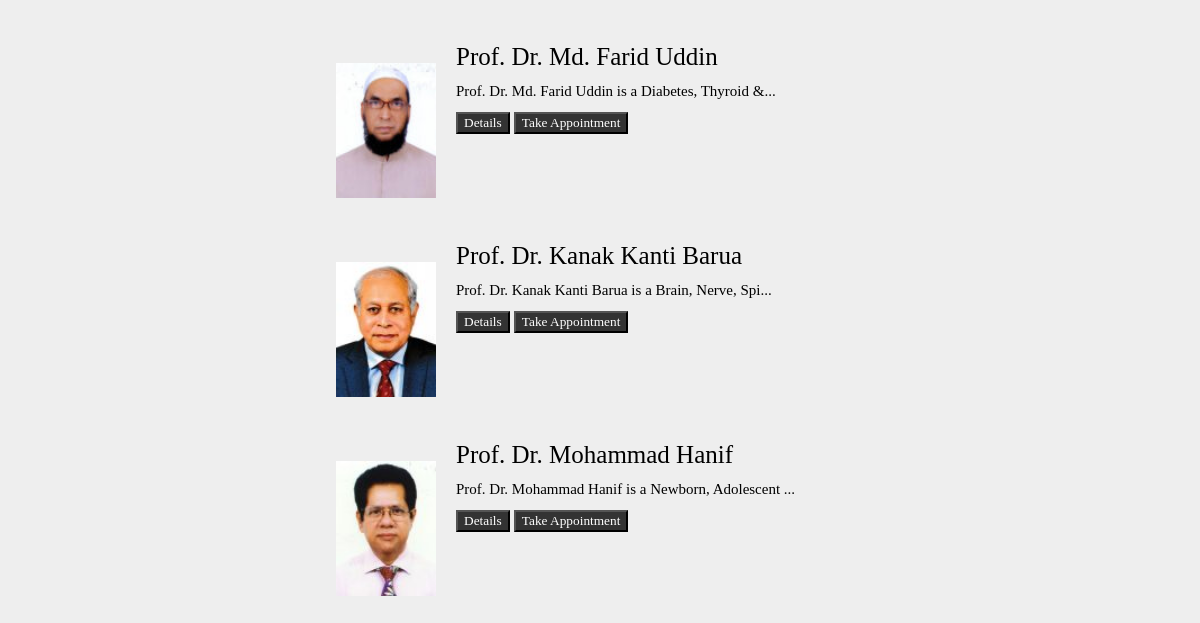
/articles/ (lower part), run on an earlier commit of the app's database.
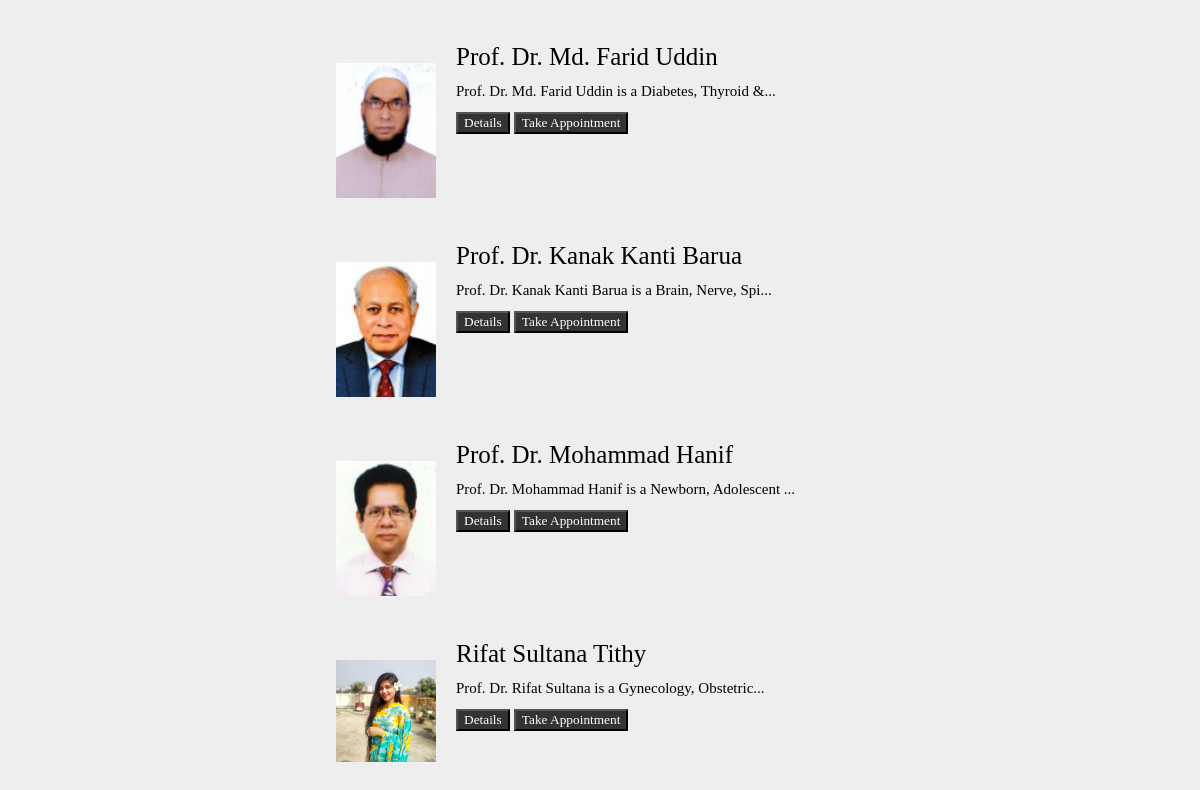
And on a later commit of the database.
### articles/models.py (models this page shows, shortened)
class Article(models.Model):
    title = models.CharField(max_length=100)
    sluge = models.SlugField()
    experties = models.TextField()
    body = models.TextField()
    date = models.DateTimeField(auto_now_add=True)
    picture = models.ImageField(default="default.png",blank=True)
    def snippet(self):
        return self.body[:50] + '...'

### articles/views.py (the view)
def article_list(request):
    articles = Article.objects.all().order_by('date')
    return render(request, 'articles/article.html', {'articles': articles})

### articles/templates/articles/article.html (shortened to what this page needs)
{% extends 'base_layout.html' %}
{% block content %}
<div class="container mt-5 mb-5 center">
    <div class="d-flex justify-content-center row">
        <div class="col-md-10">
            <div class="row p-2 bg-white border rounded ">
{% for article in articles %}
                <div class="col-md-3 mt-1 left"><img  src="{{article.picture.url}}" width="100" class="rounded-circle"></div>
                <div class="col-md-6 mt-1 ">
                    <h5>{{article.title}}</h5>
                    <div class="d-flex flex-row gap">
                    <div class="mt-1 mb-1 spec-1"><span>{{article.snippet}}</span></div>
                </div>
                <div class="align-items-center align-content-center col-md-3 border-left mt-1">
                    <div class="d-flex flex-column mt-4"><button class="btn btn-primary btn-sm" type="button"><a href="{% url 'articles:detail' slug=article.sluge %}">Details</a></button>
                        <button class="btn btn-outline-primary btn-sm mt-2" type="button"><a href="{% url 'articles:appointment'  %}">Take Appointment</a></button></div>
                </div>
                    <br><br><br>
</div>
                <br> <br> <br>
{% endfor %}
            </div>
        </div>
    </div>
</div>
</div>
{%endblock%}

What changed in the data, as far as the page shows it:
added Article: picture (picture), title "Rifat Sultana Tithy", snippet "Prof. Dr. Rifat Sultana is a Gynecology, Obstetric..."
